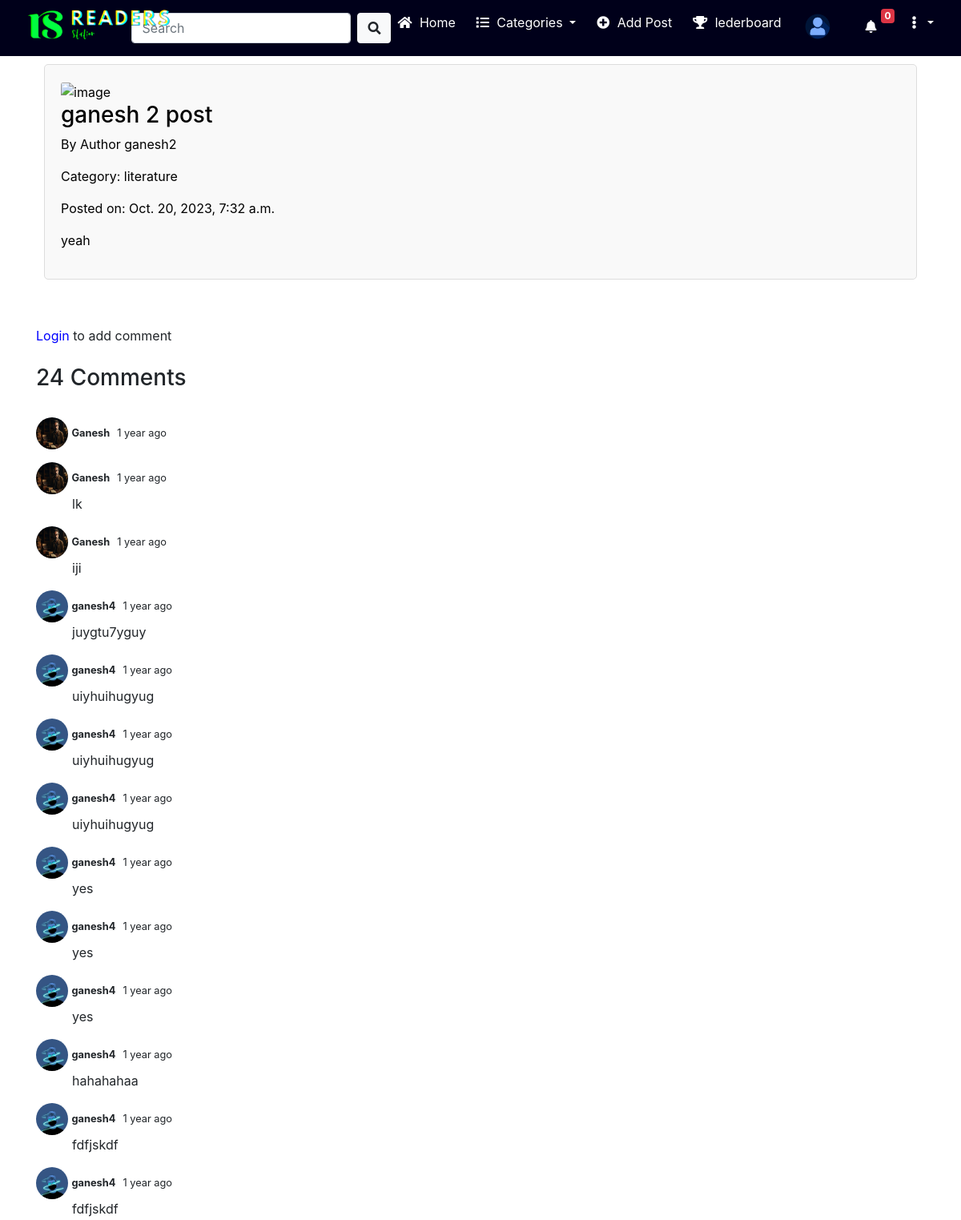
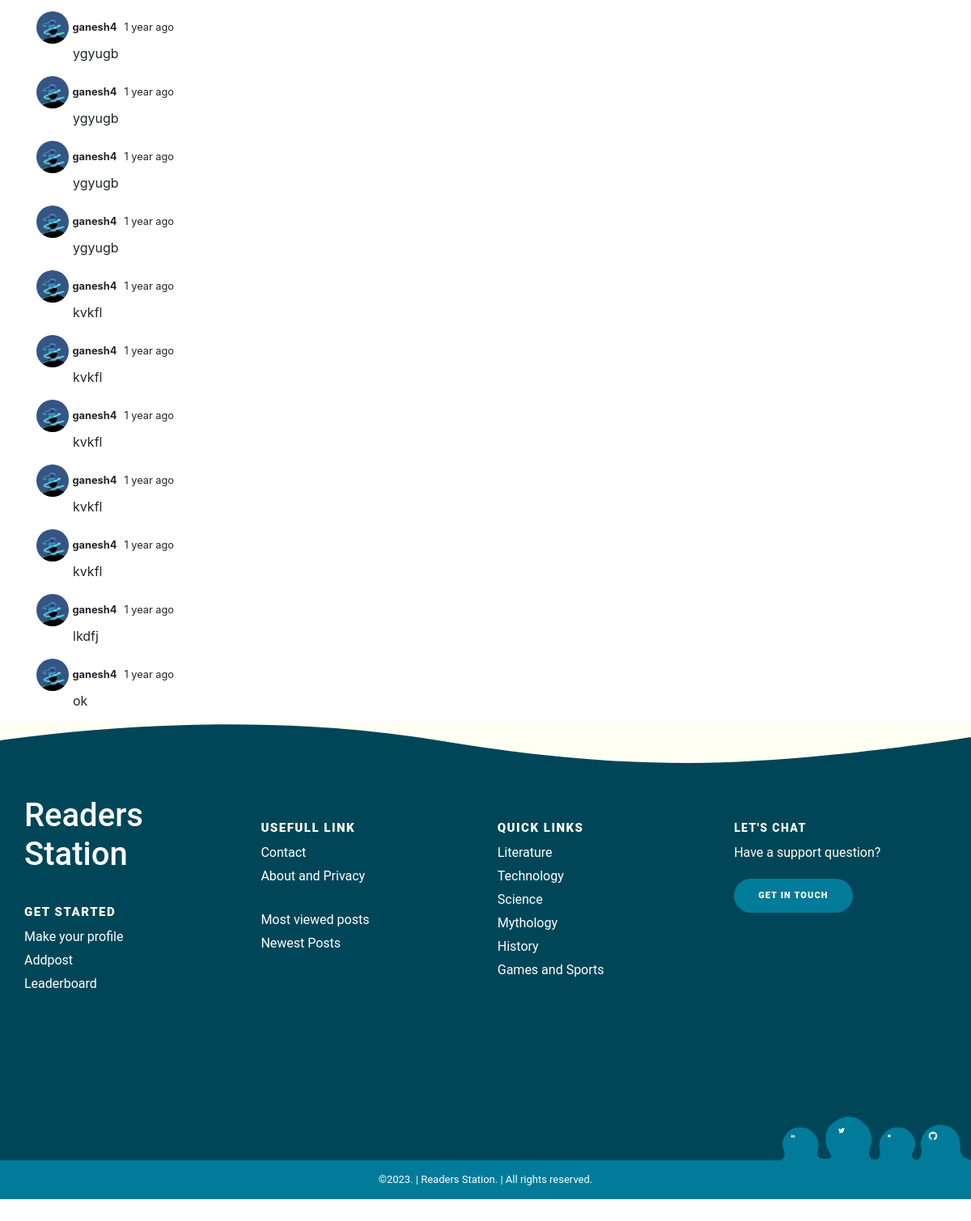
Screenshot of /clickedpost/2/ with the database file from the repository (2 pictures, top to bottom).
### Blog/models.py (models this page shows, shortened)
class UserPosts(models.Model):
    post_id = models.AutoField(primary_key=True)
    category = models.CharField(max_length=100)
    title = models.CharField(max_length=200)
    content = models.TextField()
    image = models.ImageField(upload_to='Blog/post_images/', null=True, blank=True)
    post_time = models.DateTimeField(auto_now_add=True)
    author = models.ForeignKey(User, on_delete=models.SET_NULL, null=True, blank=True)
    author_details = models.ForeignKey(UserDetails, on_delete=models.SET_NULL, null=True, blank=True)
    views_count=models.IntegerField(default=0)
    comment_count=models.IntegerField(default=0)

class PostComment(models.Model):
    comment_id= models.AutoField(primary_key=True)
    like_count = models.IntegerField(default=0)
    comment=models.TextField()
    userinfo=models.ForeignKey(UserDetails, on_delete=models.CASCADE)
    post=models.ForeignKey(UserPosts, on_delete=models.CASCADE)
    parent=models.ForeignKey('self',on_delete=models.CASCADE, null=True )
    comment_time = models.DateTimeField(auto_now_add=True)

class UserDetails(models.Model):
    user = models.ForeignKey(User, on_delete=models.SET_NULL, null=True, blank=True)
    fcount=models.IntegerField(default=0)
    xp= models.IntegerField(default=0)
    badge = models.CharField(max_length=10, default="bronze")
    nickname = models.CharField(max_length=50)
    about = models.CharField(max_length=300, default="your description is empty,go to edit profile to add")
    image = models.ImageField(upload_to='Blog/profile_images/', null=True, blank=True)
    GENDER_CHOICES = [
        ('Male', 'Male'),
        ('Female', 'Female'),
        ('Other', 'Other'),
    ]
    gender = models.CharField(max_length=10, choices=GENDER_CHOICES)
    followers = models.ManyToManyField(User, related_name='user_followers')
    following = models.ManyToManyField(User, related_name='user_following')
    def save(self, *args, **kwargs):
        followers_count = self.user.followers.count()
        self.fcount=followers_count
        total_views = 0
        total_posts = 0
        myposts = UserPosts.objects.filter(author=self.user)
        for post in myposts:
            total_posts += 1
            total_views += post.views_count
        if followers_count >= 200 and total_posts >=40 and total_views >=500:
            self.badge = 'master'
        elif 100 <= self.xp < 400:
            self.badge = 'silver'
        elif 400 <= self.xp < 1000:
            self.badge = 'gold'
        elif 1000 <= self.xp < 3000:
            self.badge = 'platin'
        elif self.xp >= 3000:
            self.badge = 'diamond'
        else:
            self.badge = 'bronze'
        super(UserDetails, self).save(*args, **kwargs)

### Blog/views.py (the view, shortened to what this page needs)
# urls.py: path('clickedpost/<int:post_idn>/', views.clicked_post, name='clickedpost'),
def clicked_post(request, post_idn):
    post = get_object_or_404(UserPosts, pk=post_idn)
    xp=UserDetails.objects.get(user=post.author).xp
    authposts=UserPosts.objects.filter(author=post.author)
    total_views = 0
    for p in authposts:
        total_views += p.views_count
    if total_views == 100:
        xp += 100
    if total_views == 200:
        xp += 200
    if request.user !=post.author:
        post.views_count += 1  # Increment the view count of the post
        post.save()
        xp = xp + 2
        s = UserDetails.objects.get(user=post.author)
        s.xp = xp
        s.save()
    comments=PostComment.objects.filter(post=post).order_by('-comment_time')
    comment_count=0
    for pcom in comments:
        comment_count+=1
    post.comment_count=comment_count
    post.save()
    if request.user.is_authenticated:
        uncount = Notification.objects.filter(receiver=request.user, isread=False).count()
    else:
        uncount = 0
    if request.user.is_authenticated:
        userinfo = UserDetails.objects.get(user=request.user)
    else:
        userinfo = None
    return render(request, 'clickedpost.html', {'post': post,'comments':comments,'userinfo':userinfo,'uncount':uncount})

### Blog/templates/clickedpost.html (shortened to what this page needs)
{% extends "base.html" %}
{% load static %}
{% load custom_filters %}
{% block content %}
    <div class="container">
                <div class="post">
                    <h3>{{post.title}}</h3>
 {% if post.category != 'memes' %}
                    <p>By Author {{post.author}}</p>
                    <p>Category: {{post.category}} </p>
                    {%endif%}
                    <p>Posted on: {{post.post_time}}</p>
 {% if post.category != 'memes' %}
                    <p class="post-content">
                        {{ post.content }}
                    </p>
{% endif %}
            </div>
{% if request.user.is_authenticated %}
<h2>Leave a Comment</h2>
    <form   method="post" action="{% url 'clickedpost' post.pk %}" enctype="multipart/form-data">
                {% csrf_token %}
                     <input type="text"  name="comment" >
         <button type="submit" class="submitBtn">Post</button>
    </form>
        {% else %}
        <br><br>
        <span ><a href="{% url 'login' %}" style="color:blue;">Login</a> to add comment </span><br>
        {% endif %}
        <br>
        <h3>{{post.comment_count}} Comments</h3><br>
        {% for cmt in comments %}
         <a href="{% url 'userprofile' cmt.userinfo.user.id %}">
             {% if cmt.userinfo.image %}
                    <img src="/media/{{ cmt.userinfo.image }}" alt="user__image" class="user__imagep">
        {% else %}
        <img src="{% static 'Blog/img/default.png' %}"  alt="user__image" class="user__imagep">
        {% endif %}</a>
        <small id="cname">{{cmt.userinfo.user.username}}</small>&nbsp&nbsp<small>{{cmt.comment_time|custom_timesince}}</small>
       <p id="comment">{{cmt.comment}}</p>
         {% empty %}
    <p>No comment found.</p>
        {% endfor %}
    </div>
{% endblock %}

### Blog/templates/base.html (shortened to what this page needs)
<!DOCTYPE html>
<html lang="en">
<head>
    <link rel="stylesheet" href="https://stackpath.bootstrapcdn.com/bootstrap/4.5.2/css/bootstrap.min.css">
    <link rel="stylesheet" href="https://cdn.jsdelivr.net/npm/@fortawesome/fontawesome-free@5.13.0/css/all.min.css">
{% load static %}
    {% load custom_filters %}
</head>
<body>
{% block topnav %}
    <nav class="navbar navbar-expand-lg navbar-light" style="">
        <a class="navbar-brand" ><img src="{% static 'Blog/img/l5.png' %}"></a>
        <div class="collapse navbar-collapse" id="navbarNav" ">
            {% block frm %}
            <form class="form-inline ml-auto" method="post" action="{% url 'search_view' %}" id="sfrm">
                <input class="form-control mr-2" type="text" placeholder="Search" aria-label="Search" name="search" style="">
                {% endblock %}
                <button class="btn btn-light my-2 my-sm-0" type="submit"><i class="fas fa-search"></i></button>
            </form>
            <ul class="navbar-nav">
                <li class="nav-item" id="hm">
                    <a class="nav-link" href="{% url 'home' %}"><i class="fas fa-home"></i> Home</a>
                </li>
                <li class="nav-item dropdown">
                    <a class="nav-link dropdown-toggle" href="#" id="categoriesDropdown" data-toggle="dropdown">
                        <i class="fas fa-list"></i> Categories
                    </a>
                </li>
                <li class="nav-item">
                    {% if request.user.is_authenticated %}
                    <a class="nav-link" href="{% url 'addpost' %}"><i class="fas fa-plus-circle"></i> Add Post</a>
                    {% else %}
                    <a class="nav-link" href="{% url 'login' %}"><i class="fas fa-plus-circle"></i> Add Post</a>
                    {% endif %}
                </li>
                <li class="nav-item" id="ld">
                    <a class="nav-link" href="{% url 'leaderboard' %}"><i class="fas fa-trophy"></i> lederboard</a>
                </li>
                <li class="nav-item" id="pf">
                      {% if request.user.is_authenticated %}
                    <a class="nav-link" href="{% url 'profile' %}">
                    {% if userinfo.image %}
    <img src="/media/{{ userinfo.image }}" style="width:40px;height:40px;border-radius:50%;margin-top:0px;border:1px solid blue;">
{% else %}
        <img  src="{% static 'Blog/img/default.png' %}" style="width:40px;height:40px;border-radius:50%;margin-top:0px;border:1px solid blue;">
        {% endif %}
                    </a>
                    {% else %}
                    <a class="nav-link" href="{% url 'login' %}">  <img src="{% static 'Blog/img/default.png' %}" style="width:40px;height:40px;border-radius:50%;margin-top:-3px;"></a>
                    {% endif %}
                </li>
                <li class="nav-item" id="nf">
                    <a class="nav-link" href="{% url 'notification' %}">  <button type="button" class="btn" style="background-color: transparent;position: relative;top:-2px;">
    <i class="fas fa-bell" style="color:white;"></i> <span class="badge badge-danger" style="position: absolute; top: -4px; right: -6px;">{{uncount}}</span>
  </button></a>
                </li>
                    <li class="nav-item">
   <a class="nav-link dropdown-toggle" href="#" id="catsecond" data-toggle="dropdown">
                        <i class="fas fa-ellipsis-v"></i>
                    </a>
                </li>
            </ul>
        </div>
    </nav>
{% endblock %}
    {% block content %}{%endblock%}
{% block footer %}
<div class="pg-footer">
    <footer class="footer">
      <div class="footer-content">
        <div class="footer-content-column">
          <div class="footer-logo">
            <a class="footer-logo-link" href="#">
              <h1>Readers Station</h1>
            </a>
          </div>
          <div class="footer-menu">
            <h2 class="footer-menu-name"> Get Started</h2>
            <ul id="menu-get-started" class="footer-menu-list">
              <li class="menu-item menu-item-type-post_type menu-item-object-product">
                  {% if request.user.is_authenticated %}
                <a href="{% url 'profile' %}">Make your profile</a>
                  {% else %}
                  <a href="{% url 'login' %}">Make your profile</a>
                  {% endif %}
              </li>
              <li class="menu-item menu-item-type-post_type menu-item-object-product">
                  {% if request.user.is_authenticated %}
                <a href="{% url 'addpost' %}">Addpost</a>
                  {% else %}
                  <a href="{% url 'login' %}">Addpost</a>
                  {% endif %}
              </li>
                       <li class="menu-item menu-item-type-post_type menu-item-object-product">
                  <a href="{% url 'leaderboard' %}">Leaderboard</a>
              </li>
            </ul>
          </div>
        </div>
        <div class="footer-content-column">
          <div class="footer-menu">
            <h2 class="footer-menu-name"> Usefull link</h2>
            <ul id="menu-company" class="footer-menu-list">
              <li class="menu-item menu-item-type-post_type menu-item-object-page">
                <a href="{% url 'contact' %}">Contact</a>
              </li>
              <li class="menu-item menu-item-type-taxonomy menu-item-object-category">
                <a href="{% url 'about' %}">About and Privacy</a>
              </li>
            </ul>
          </div>
          <div class="footer-menu">
            <ul id="menu-legal" class="footer-menu-list">
              <li class="menu-item menu-item-type-post_type menu-item-object-page menu-item-privacy-policy menu-item-170434">
                <a href="{% url 'most_viewed_posts' %}">Most viewed posts</a>
              </li>
              <li class="menu-item menu-item-type-post_type menu-item-object-page">
                <a href="{% url 'newest_posts' %}">Newest Posts</a>
              </li>
            </ul>
          </div>
        </div>
        <div class="footer-content-column">
          <div class="footer-menu">
            <h2 class="footer-menu-name"> Quick Links</h2>
            <ul id="menu-quick-links" class="footer-menu-list">
              <li class="menu-item menu-item-type-custom menu-item-object-custom">
                <a target="_blank" rel="noopener noreferrer" href="{% url 'literature' %}">Literature</a>
              </li>
              <li class="menu-item menu-item-type-custom menu-item-object-custom">
                <a target="_blank" rel="noopener noreferrer" href="{% url 'technology' %}">Technology</a>
              </li>
              <li class="menu-item menu-item-type-post_type menu-item-object-page">
                <a href="{% url 'science' %}">Science</a>
              </li>
              <li class="menu-item menu-item-type-post_type menu-item-object-page">
                <a href="{% url 'mythology' %}">Mythology</a>
              </li>
              <li class="menu-item menu-item-type-post_type_archive menu-item-object-customer">
                <a href="{% url 'history' %}">History</a></li>
              <li class="menu-item menu-item-type-post_type menu-item-object-page">
                <a href="{% url 'gamesandsports' %}">Games and Sports</a>
              </li>
            </ul>
          </div>
        </div>
        <div class="footer-content-column">
          <div class="footer-call-to-action">
            <h2 class="footer-call-to-action-title"> Let's Chat</h2>
            <p class="footer-call-to-action-description"> Have a support question?</p>
            <a class="footer-call-to-action-button button" href="{% url 'contact' %}" target="_self"> Get in Touch </a>
          </div>
        </div>
        <div class="footer-social-links">
          <a class="footer-social-link linkedin" href="#" target="_blank">
          </a>
          <a class="footer-social-link twitter" href="#" target="_blank">
          </a>
          <a class="footer-social-link youtube" href="#" target="_blank">
          </a>
          <a class="footer-social-link github" href="#" target="_blank">
          </a>
        </div>
      </div>
      <div class="footer-copyright">
        <div class="footer-copyright-wrapper">
          <p class="footer-copyright-text">
            <a class="footer-copyright-link" href="#" target="_self"> ©2023. | Readers Station. | All rights reserved. </a>
          </p>
        </div>
      </div>
    </footer>
  </div>
{%endblock%}
<link rel="stylesheet" href="https://cdnjs.cloudflare.com/ajax/libs/font-awesome/4.7.0/css/font-awesome.min.css">
</body>
</html>

### rows the page displays
UserPosts: title "ganesh 2 post", author "ganesh2", category "literature", post_time "Oct. 20, 2023, 7:32 a.m.", content "yeah", comment_count "24"
PostComment: userinfo.image (picture), userinfo.user.username "Ganesh", comment_time|custom_timesince "1 year ago"
PostComment: userinfo.image (picture), userinfo.user.username "Ganesh", comment_time|custom_timesince "1 year ago", comment "lk"
PostComment: userinfo.image (picture), userinfo.user.username "Ganesh", comment_time|custom_timesince "1 year ago", comment "iji"
PostComment: userinfo.image (picture), userinfo.user.username "ganesh4", comment_time|custom_timesince "1 year ago", comment "juygtu7yguy"
PostComment: userinfo.image (picture), userinfo.user.username "ganesh4", comment_time|custom_timesince "1 year ago", comment "uiyhuihugyug"
PostComment: userinfo.image (picture), userinfo.user.username "ganesh4", comment_time|custom_timesince "1 year ago", comment "uiyhuihugyug"
PostComment: userinfo.image (picture), userinfo.user.username "ganesh4", comment_time|custom_timesince "1 year ago", comment "uiyhuihugyug"
PostComment: userinfo.image (picture), userinfo.user.username "ganesh4", comment_time|custom_timesince "1 year ago", comment "yes"
PostComment: userinfo.image (picture), userinfo.user.username "ganesh4", comment_time|custom_timesince "1 year ago", comment "yes"
PostComment: userinfo.image (picture), userinfo.user.username "ganesh4", comment_time|custom_timesince "1 year ago", comment "yes"
PostComment: userinfo.image (picture), userinfo.user.username "ganesh4", comment_time|custom_timesince "1 year ago", comment "hahahahaa"
PostComment: userinfo.image (picture), userinfo.user.username "ganesh4", comment_time|custom_timesince "1 year ago", comment "fdfjskdf"
PostComment: userinfo.image (picture), userinfo.user.username "ganesh4", comment_time|custom_timesince "1 year ago", comment "fdfjskdf"
PostComment: userinfo.image (picture), userinfo.user.username "ganesh4", comment_time|custom_timesince "1 year ago", comment "ygyugb"
PostComment: userinfo.image (picture), userinfo.user.username "ganesh4", comment_time|custom_timesince "1 year ago", comment "ygyugb"
PostComment: userinfo.image (picture), userinfo.user.username "ganesh4", comment_time|custom_timesince "1 year ago", comment "ygyugb"
PostComment: userinfo.image (picture), userinfo.user.username "ganesh4", comment_time|custom_timesince "1 year ago", comment "ygyugb"
PostComment: userinfo.image (picture), userinfo.user.username "ganesh4", comment_time|custom_timesince "1 year ago", comment "kvkfl"
PostComment: userinfo.image (picture), userinfo.user.username "ganesh4", comment_time|custom_timesince "1 year ago", comment "kvkfl"
PostComment: userinfo.image (picture), userinfo.user.username "ganesh4", comment_time|custom_timesince "1 year ago", comment "kvkfl"
PostComment: userinfo.image (picture), userinfo.user.username "ganesh4", comment_time|custom_timesince "1 year ago", comment "kvkfl"
PostComment: userinfo.image (picture), userinfo.user.username "ganesh4", comment_time|custom_timesince "1 year ago", comment "kvkfl"
PostComment: userinfo.image (picture), userinfo.user.username "ganesh4", comment_time|custom_timesince "1 year ago", comment "lkdfj"
PostComment: userinfo.image (picture), userinfo.user.username "ganesh4", comment_time|custom_timesince "1 year ago", comment "ok"

### other values shown
{{ uncount }} "0"
